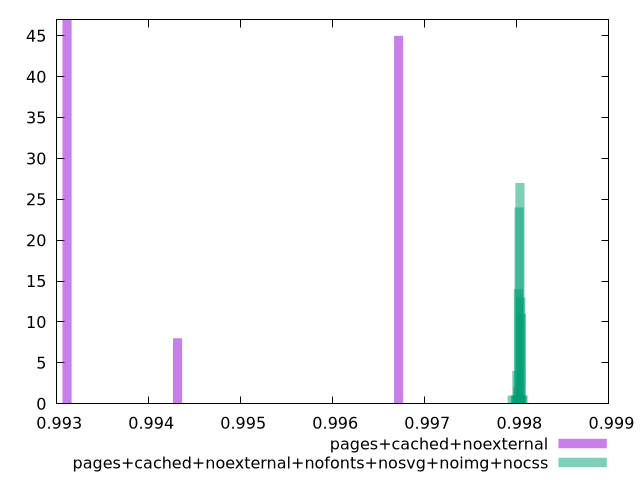

Source code (gnuplot):
$_pagesCachedNoexternal <<EOF
0.9931131549665352 47
0.994314017306277 8
0.9967157419857609 45
EOF
$_pagesCachedNoexternalNofontsNosvgNoimgNocss <<EOF
0.9980336800514098 27
0.9980252759111204 24
0.9979496386485172 1
0.9980168717708312 14
0.998042084191699 13
0.9980504883319883 11
0.9980672966125668 1
0.9980000634902527 4
0.9980588924722775 1
0.998008467630542 2
0.9979832552096742 1
0.9979916593499635 1
EOF
set key outside below
set terminal pngcairo
set output "report_00005_2020-11-02T22-26-11.212Z/interactive/interactive_pages+cached+noexternal_pages+cached+noexternal+nofonts+nosvg+noimg+nocss+hist.png"
set boxwidth 0.00009908283292063169
set style fill transparent solid 0.5 noborder
set yrange [0:47]
plot $_pagesCachedNoexternal title "pages+cached+noexternal" with boxes ,$_pagesCachedNoexternalNofontsNosvgNoimgNocss title "pages+cached+noexternal+nofonts+nosvg+noimg+nocss" with boxes ,
